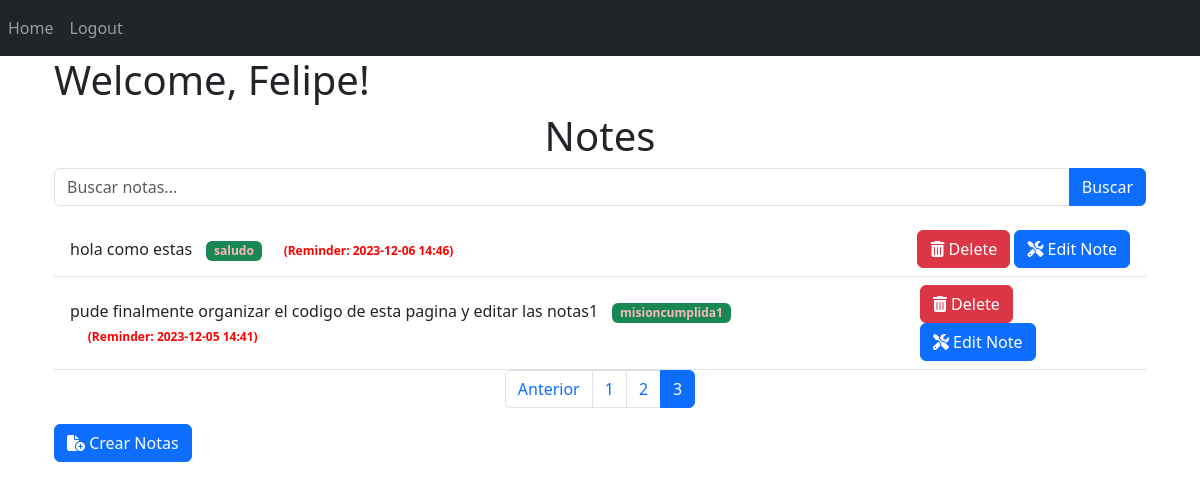
The app's page /?page=3 (signed in), older data.
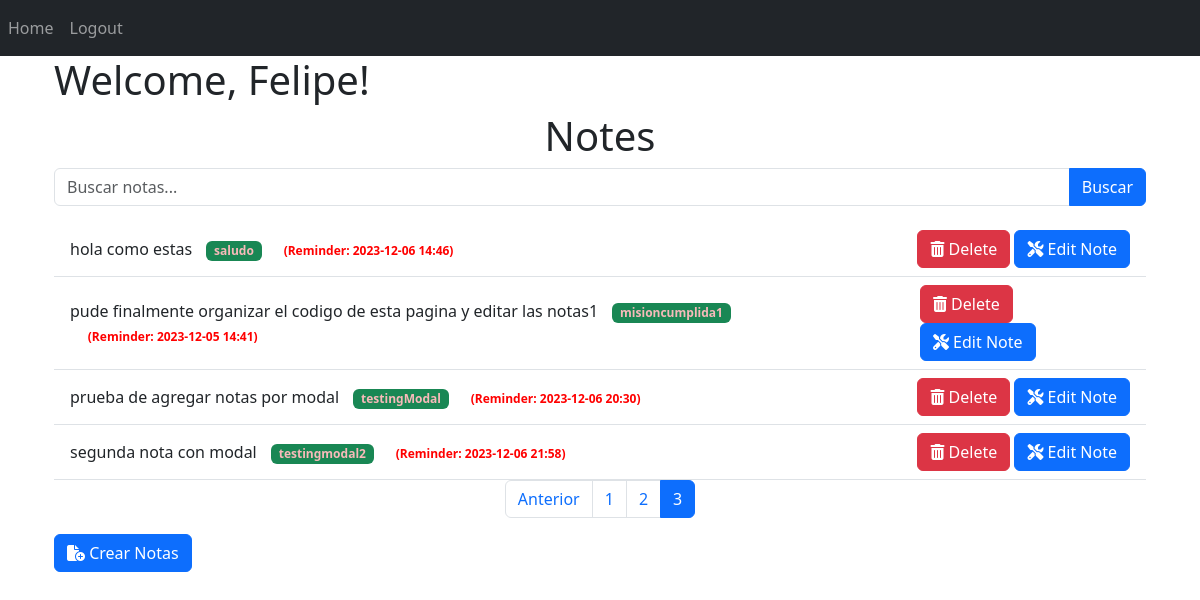
The same page, newer data.
### website/models.py (models this page shows)
class Note(db.Model):
    id = db.Column(db.Integer, primary_key=True)
    data = db.Column(db.String(10000))
    date = db.Column(db.DateTime(timezone=True), default=datetime.utcnow)
    user_id = db.Column(db.Integer, db.ForeignKey('user.id'))
    last_modified = db.Column(db.DateTime, default=datetime.utcnow)
    category = db.Column(db.String(255))
    reminder = db.Column(db.DateTime, nullable=True)

### website/views.py (the view, shortened to what this page needs)
@views.route('/', methods=['GET', 'POST'])
@login_required
def home():
    page = request.args.get('page', 1, type=int)
    per_page = 5
    notes = Note.query.filter_by(user_id=current_user.id).paginate(page=page, per_page=per_page, error_out=False)
    pagination = notes
    form = CreateNoteForm()
    return render_template("home.html", user=current_user, notes=notes.items, pagination=pagination, form=form)

### website/forms.py
class CreateNoteForm(FlaskForm):
    note = TextAreaField('Note', validators=[DataRequired()])
    category = StringField('Category')
    reminder = DateTimeField('Reminder', format='%Y-%m-%dT%H:%M', render_kw={'type': 'datetime-local'})
    submit = SubmitField('Create Note')

### website/templates/home.html (shortened to what this page needs)
{% extends "base.html" %}
{% block content %}
<div class="container">
    <h1>Welcome, {{ user.first_name }}!</h1>
    <h1 class="text-center">Notes</h1>
    <form method="GET" action="{{url_for('views.search')}}">
        <div class="input-group mb-3">
            <input type="text" name="query" class="form-control" placeholder="Buscar notas...">
            <button type="submit" class="btn btn-primary">Buscar</button>
        </div>
    </form>
    <ul class="list-group list-group-flush" id="notes">
        {% for note in notes %}
        <li class="list-group-item">
            <div class="d-flex justify-content-between align-items-center">
                <div>
                    <span>{{ note.data }}</span>
                    <span class="badge badge-primary bg-success">{{ note.category }}</span>
                    {% if note.reminder %}
                        <span class="badge" style="color: red;">(Reminder: {{ note.reminder.strftime('%Y-%m-%d %H:%M') }})</span>
                    {% endif %}
                </div>
                <div>
                    <button type="button" class="btn btn-danger" onClick="showDeleteConfirmation('{{ note.id }}')"><i class="fa-solid fa-trash-can"></i>
                        Delete
                    </button>
                    <button type="button" class="btn btn-primary" data-note-id="{{ note.id }}" data-bs-toggle="modal" data-bs-target="#editNoteModal_{{ note.id }}"><i class="fa-solid fa-screwdriver-wrench"></i>
                        Edit Note
                    </button>
                </div>
            </div>
        </li>
        {% endfor %}
    </ul>
    {% if pagination.pages > 1 %}
        <ul class="pagination justify-content-center">
            {% if pagination.has_prev %}
                <li class="page-item"><a class="page-link" href="{{ url_for('views.home', page=pagination.prev_num) }}">Anterior</a></li>
            {% endif %}
            {% for page_num in pagination.iter_pages() %}
                {% if page_num %}
                    <li class="page-item{% if page_num == pagination.page %} active{% endif %}">
                        <a class="page-link" href="{{ url_for('views.home', page=page_num) }}">{{ page_num }}</a>
                    </li>
                {% else %}
                    <li class="page-item disabled"><span class="page-link">...</span></li>
                {% endif %}
            {% endfor %}
        </ul>
    {% endif %}
    <button type="button" class="btn btn-primary" data-bs-toggle="modal" data-bs-target="#createNoteModal">
        <i class="fa-solid fa-file-circle-plus fa-fade"></i>  Crear Notas
    </button>
</div>
{% endblock %}

Row changes from the older to the newer data that the page shows:
added Note: data "prueba de agregar notas por modal", category "testingModal", reminder "2023-12-06 20:30"
added Note: data "segunda nota con modal", category "testingmodal2", reminder "2023-12-06 21:58"
